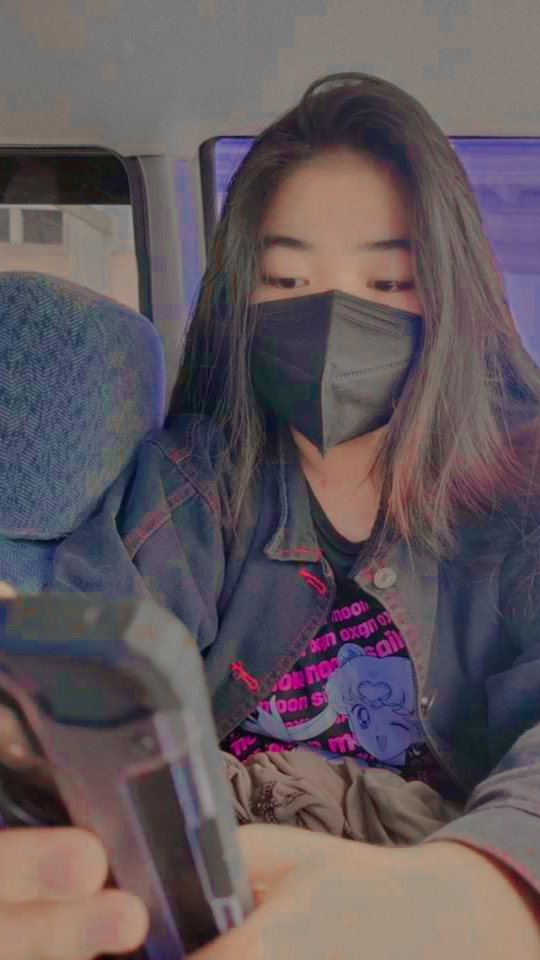
#> input picture am3.jpg, 1080 x 1920 px (shown at 1/2 size)
$ python main.py
#> lines starting #> are read from the running program, lines starting #| are printed output that depends on the picture
import cv2 as cv
import numpy as np

img=cv.imread("am3.jpg")
#> img is the input picture: shape (1920, 1080, 3); mean B, G, R 92.7, 87.7, 98.6
gray=cv.imread("am3.jpg", 0)
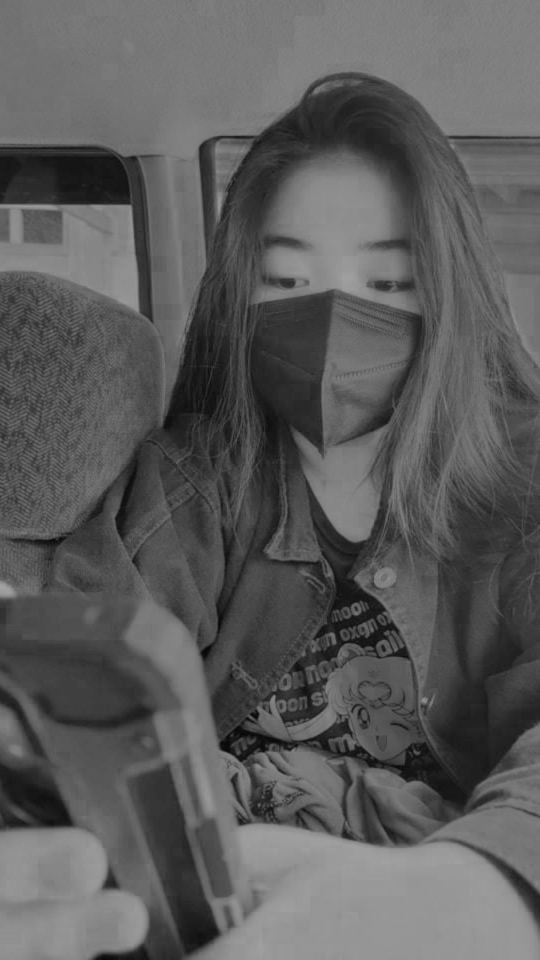
#> gray: shape (1920, 1080) (shown at 1/2 size); min 3, max 164, mean 91.5

print("""

    1. Accept/load colored img. Grayscale should be rejected.
    2. Output a pixel value.
    3. Modify a pixel value.
    4. Set img dimensions. Within boundaries or not.
    5. Set img total pixel count. Higher or lower than the set pixel.
    6. Show the currently loaded image's data type.
""")

opt=int(input("input number: "))
#> the answer given: 3
if opt == 1 :
    imgMar = len(img.shape)
    grayMar = len(gray.shape)
    if imgMar > grayMar:
        cv.imshow("colored", img)
        cv.waitKey(0)
    else:
        exit()

elif opt == 2:
    x = int(input("for x axis: "))
    y = int(input("for y axis: "))
    color = int(input("selection: 1. BLUE 2. GREEN 3. RED \nplease input no.: "))
    c=color-1
    print(img.item(x, y , c))


elif opt == 3:
    x = int(input("for x axis: "))
#> the answer given: 3
    y = int(input("for y axis: "))
#> the answer given: 3
    print(img[x, y])
#| [107 112 115]
    for i in range(0, 3, 1):
        color = int(input("BGR selection: 1. BLUE 2. GREEN 3. RED \nplease input no.: "))
#> (the run stopped early here; a loop or call above may not have finished)
